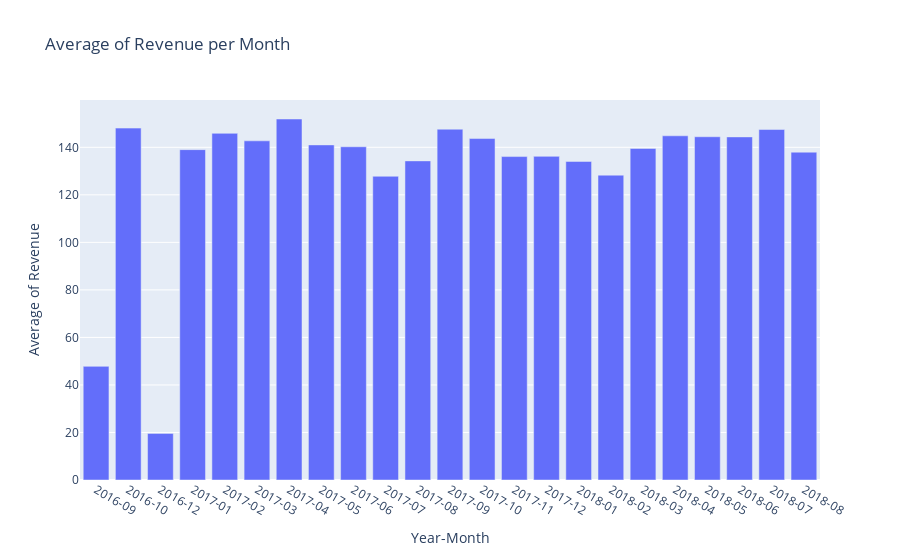

The notebook cell saved with this chart:
### Markdown cell above
### 8) Average of Revenue per Month

### Code cell
temp_8 = df.pivot_table(index='order_date_monthyear', values='revenue', aggfunc='mean').reset_index().sort_values(by='order_date_monthyear')

trace8 = [
    go.Bar(
        x=temp_8['order_date_monthyear'],
        y=temp_8['revenue'],
    )
]

layout = go.Layout(
        xaxis={
            'type': 'category', 
            'title': 'Year-Month',
            'tickvals':temp_8['order_date_monthyear']
        },
        yaxis={
            'title': 'Average of Revenue'
        },
        title='Average of Revenue per Month'
    )
fig = go.Figure(data=trace8, layout=layout)
iplot(fig)

### Figure 1 — Plotly figure (JSON) as saved in the notebook; plotly's stock layout.template omitted (floating-point values rounded to 4 significant figures)
{"data": [{"type": "bar", "x": ["2016-09", "2016-10", "2016-12", "2017-01", "2017-02", "2017-03", "2017-04", "2017-05", "2017-06", "2017-07", "2017-08", "2017-09", "2017-10", "2017-11", "2017-12", "2018-01", "2018-02", "2018-03", "2018-04", "2018-05", "2018-06", "2018-07", "2018-08"], "y": [47.82, 148.1, 19.62, 139.0, 145.9, 142.7, 151.9, 141.0, 140.2, 127.8, 134.3, 147.6, 143.7, 136.1, 136.2, 134.1, 128.3, 139.5, 144.8, 144.4, 144.4, 147.5, 138.0]}], "layout": {"title": {"text": "Average of Revenue per Month"}, "xaxis": {"tickvals": ["2016-09", "2016-10", "2016-12", "2017-01", "2017-02", "2017-03", "2017-04", "2017-05", "2017-06", "2017-07", "2017-08", "2017-09", "2017-10", "2017-11", "2017-12", "2018-01", "2018-02", "2018-03", "2018-04", "2018-05", "2018-06", "2018-07", "2018-08"], "title": {"text": "Year-Month"}, "type": "category"}, "yaxis": {"title": {"text": "Average of Revenue"}}}}
